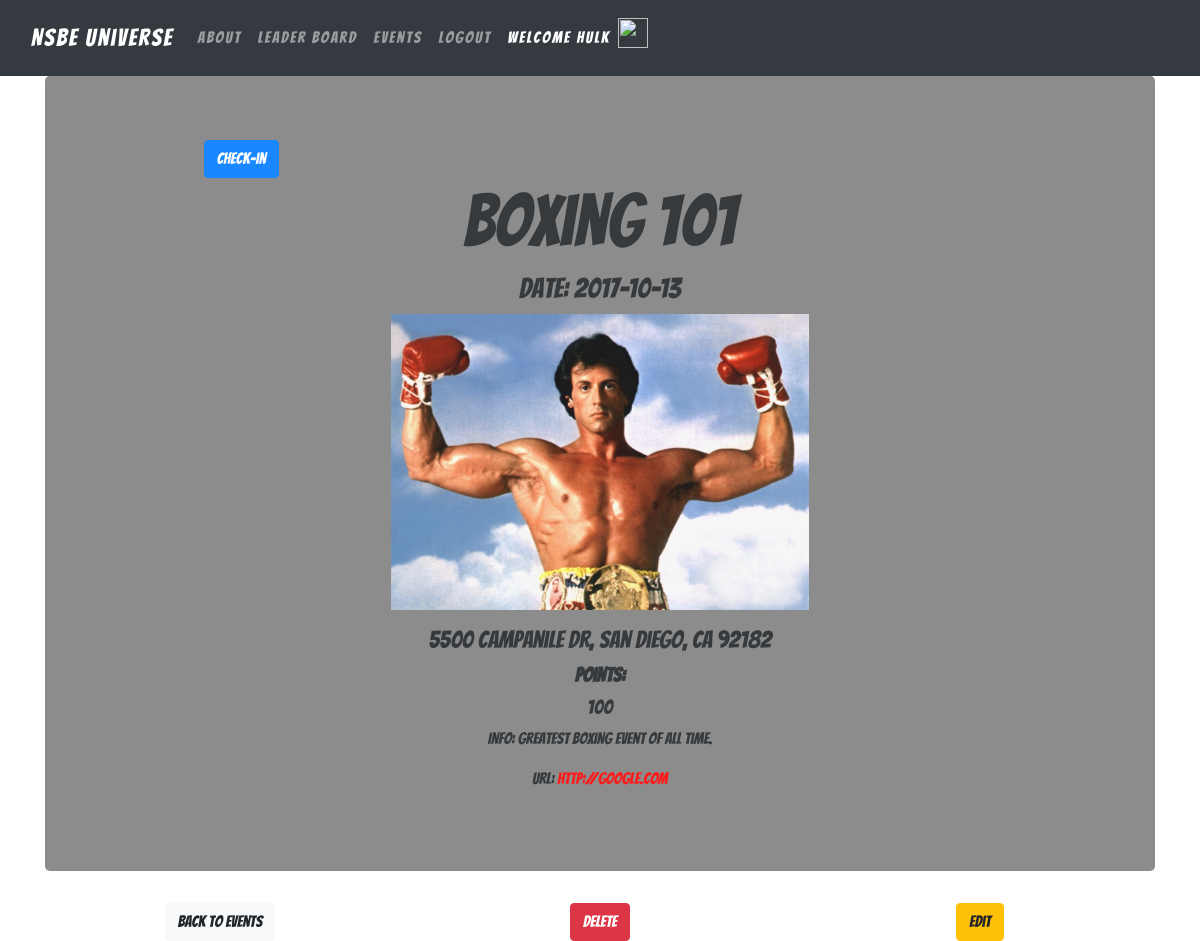
The app's page /event/1/details (signed in) with its own data.
### database_setup.py (models this page shows, shortened)
class Event(Base):
    __tablename__ = 'event'
    id = Column(Integer, primary_key=True)
    name = Column(String(250), nullable=False)
    user_id = Column(Integer, ForeignKey('user.id'))
    points = Column(Integer, nullable=False)
    address = Column(String(250), nullable=False)
    details = Column(String(250), nullable=False)
    picture = Column(String(250))
    date = Column(String(50), nullable=False)
    url = Column(Text)

### nsbeu.py (the view)
@app.route('/event/<int:event_id>/details')
def eventDetail(event_id):
    event = session.query(Event).filter_by(id=event_id).one()
    creator = getUserInfo(Event.user_id)
    return render_template('eventDetail.html', id=event_id, event=event,
                            creator=creator)

### nsbeu.py (called while the page is built)
def getUserInfo(user_id):
    user = session.query(User).filter_by(id=user_id).first()
    return user

### templates/eventDetail.html
{% extends "base.html" %}
{% block content %}
<div class="container">
  <div class="jumbotron" id="about">
    <div class="row">
      <div class="col-sm-4">
        <button type="button" class="btn btn-primary" name="button">Check-in</button>
      </div>
    </div>
  <h1 class="display-3">{{event.name}}</h1>
  <h3>Date: {{event.date}}</h3>
  {% if event.picture %}
  <p>
  <img src="{{ url_for('uploaded_picture', filename = event.picture) }}" alt="Event Image" id="event-pic" class="img-fluid">
  </p>
  {% else %}
  <p>No Image Uploaded</p>
  {% endif %}
  <h4 id="loc">{{event.address}}</h4>
  <h5><strong>Points:</strong></h5>
  <h5 id="points">{{event.points}}</h5>
  <div class="row justify-content-center" >
    <div class="col-md-6">
      <p>Info: {{event.details}}</p>
    </div>
  </div>
  <p>URL: <a href="{{event.url}}">{{event.url}}</a></p>
  </div>
  <div class="row" id="about">
    <div class="col-md-4">
      <a class = "btn btn-light" href="{{url_for('showEvents')}}">Back To Events</a>
    </div>
    <div class="col-md-4">
      <a class = "btn btn-danger"  align = "center" href="{{url_for('deleteEvent', event_id=event.id) }}">Delete</a>
    </div>
    <div class="col-md-4">
      <a class = "btn btn-warning"  align = "right" href="{{url_for('editEvent', event_id=event.id) }}">Edit</a>
    </div>
  </div>
</div>
{% endblock %}

### static/css/app.css (style rules this page uses)
html, body { font-family: 'Bangers', cursive; font-size: 1em; width: 100%; height: 100%; }
body { background: url(http://i.imgur.com/asLW3N6.jpg) no-repeat center center fixed; background-size: cover; }
a { color: red; }
.jumbotron { background-color: grey; opacity: .9; }
#about { text-align: center; }
#event-pic { width: 40% }

### records on screen
Event: name "Boxing 101", date "2017-10-13", picture (picture), address "5500 Campanile Dr, San Diego, CA 92182", points "100", details "Greatest boxing event of all time.", url "http://google.com"

### other values on screen
{{ session.alias }} "Hulk"
